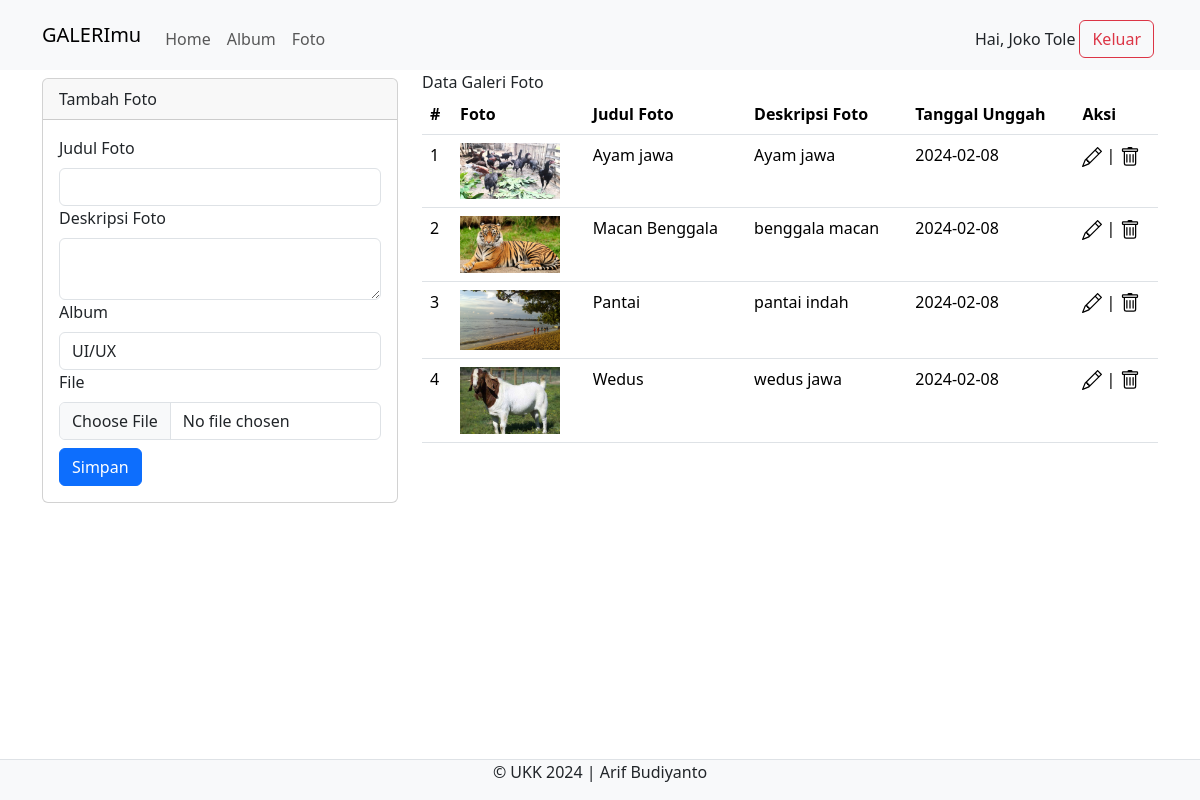
Screenshot of /user/foto.php (signed in) with the database file from the repository.
### tables this page shows
CREATE TABLE `foto` (
  `fotoid` int(11) NOT NULL,
  `judulfoto` varchar(255) NOT NULL,
  `deskripsifoto` text NOT NULL,
  `tanggalunggah` date NOT NULL,
  `lokasifile` varchar(255) NOT NULL,
  `albumid` int(11) NOT NULL,
  `userid` int(11) NOT NULL
);

### user/foto.php (the view, shortened to what this page needs)
<?php
include '../config/koneksi.php';
?>
<!DOCTYPE html>
<html>
<head>
	<link rel="stylesheet" type="text/css" href="../assets/css/bootstrap.min.css">
</head>
<body>
	<nav class="navbar navbar-expand-lg bg-body-tertiary">
	  <div class="container">
	    <a class="navbar-brand" href="index.php">GALERImu</a>
	    <div class="collapse navbar-collapse mt-2" id="navbarNavAltMarkup">
	      <div class="navbar-nav me-auto">
	      	<a href="home.php" class="nav-link">Home</a>
	      	<a href="album.php" class="nav-link">Album</a>
	      	<a href="foto.php" class="nav-link">Foto</a>
	      </div>
	      <?php
	      echo "Hai, ". $_SESSION['namalengkap'];
	      ?>
	      <a href="../config/aksi_keluar.php" class="btn btn-outline-danger m-1">Keluar</a>
	    </div>
	  </div>
	</nav>
	<div class="container">
		<div class="row">
			<div class="col-md-4">
				<div class="card mt-2">
					<div class="card-header">Tambah Foto</div>
					<div class="card-body">
						<form action="../config/aksi_foto.php" method="POST" enctype="multipart/form-data">
							<label class="form-label">Judul Foto</label>
							<input type="text" name="judulfoto" class="form-control" required>
							<label class="form-label">Deskripsi Foto</label>
							<textarea name="deskripsifoto" class="form-control" required></textarea>
							<label class="form-label">Album</label>
							<select class="form-control" name="albumid" required>
								<?php
								$userid = $_SESSION['userid'];
								$sql_album = mysqli_query($konek,"SELECT * FROM album WHERE userid='$userid'");
								while ($data_album = mysqli_fetch_array($sql_album)) { ?>
									<option value="<?php echo $data_album['albumid'] ?>">
										<?php echo $data_album['namaalbum'] ?>
									</option>
								<?php } ?>
							</select>
							<label class="form-label">File</label>
							<input type="file" name="lokasifile" class="form-control" required>
							<button type="submit" class="btn btn-primary mt-2" name="tambah">Simpan</button>
						</form>
					</div>
				</div>
			</div>
			<div class="col-md-8">
				<div class="card-mt-2">
					<div class="card-header">Data Galeri Foto</div>
					<div class="card-body">
						<table class="table">
							<thead>
								<tr>
									<th>#</th>
									<th>Foto</th>
									<th>Judul Foto</th>
									<th>Deskripsi Foto</th>
									<th>Tanggal Unggah</th>
									<th>Aksi</th>
								</tr>
							</thead>
							<tbody>
								<?php
									$no = 1;
									$userid = $_SESSION['userid'];
									$sql = mysqli_query($konek, "SELECT * FROM foto WHERE userid='$userid'");
									while ($data = mysqli_fetch_array($sql)) {
								?>
								<tr>
									<td><?php echo $no++ ?></td>
									<td><img src="../assets/img/<?php echo $data['lokasifile'] ?>" width="100"></td>
									<td><?php echo $data['judulfoto'] ?></td>
									<td><?php echo $data['deskripsifoto'] ?></td>
									<td><?php echo $data['tanggalunggah'] ?></td>
									<td>
										<a type="button" data-bs-toggle="modal" data-bs-target="#edit<?php echo $data['fotoid'] ?>">
										  <img src="../assets/icons/pencil.svg" alt="Edit" width="20" height="20">
										</a> |
										<a type="button" data-bs-toggle="modal" data-bs-target="#hapus<?php echo $data['fotoid'] ?>">
										  <img src="../assets/icons/trash.svg" alt="Hapus" width="20" height="20">
										</a>
									</td>
								</tr>
									<?php } ?>
							</tbody>
						</table>
					</div>
				</div>
			</div>
		</div>
	</div>
	<footer class="d-flex justify-content-center border-top mt-3 bg-light fixed-bottom">
		<p>&copy; UKK 2024 | Arif Budiyanto</p>
	</footer>
</body>
</html>

### rows the page displays
foto: lokasifile (picture), judulfoto "Ayam jawa", deskripsifoto "Ayam jawa", tanggalunggah "2024-02-08"
foto: lokasifile (picture), judulfoto "Macan Benggala", deskripsifoto "benggala macan", tanggalunggah "2024-02-08"
foto: lokasifile (picture), judulfoto "Pantai", deskripsifoto "pantai indah", tanggalunggah "2024-02-08"
foto: lokasifile (picture), judulfoto "Wedus", deskripsifoto "wedus jawa", tanggalunggah "2024-02-08"

### other values shown
$_SESSION['namalengkap'] "Joko Tole"
form field albumid "UI/UX"
